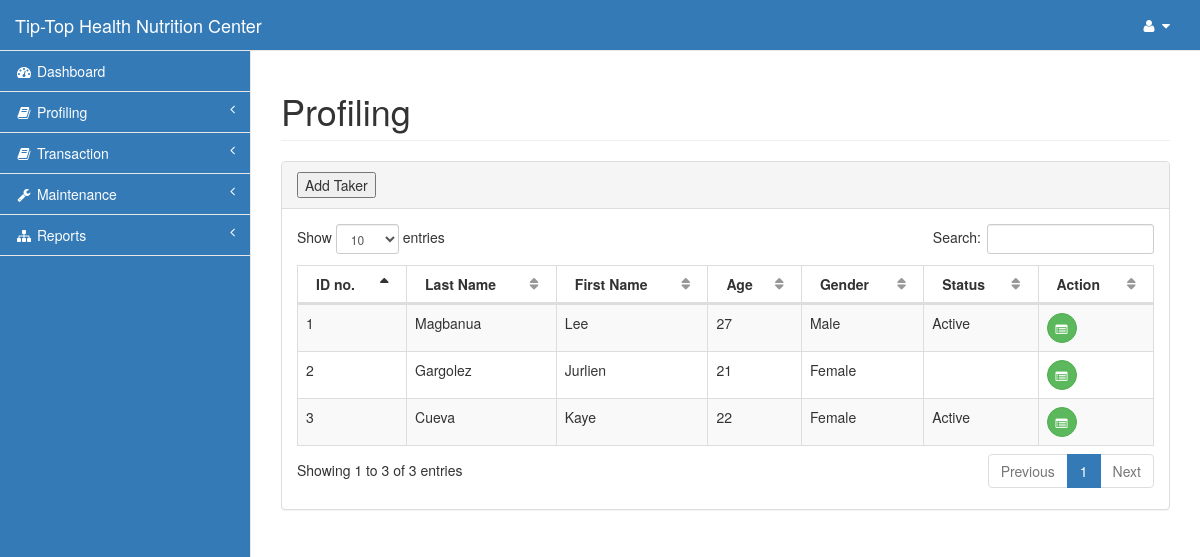
Screenshot of /pages/profiling.php (signed in) with the database file from the repository.
### tables this page shows
CREATE TABLE `taker` (
  `id` int(11) NOT NULL,
  `last` varchar(15) NOT NULL,
  `first` varchar(15) NOT NULL,
  `phone` varchar(11) NOT NULL,
  `gender` varchar(6) NOT NULL,
  `bday` date NOT NULL,
  `referrer_name` varchar(30) NOT NULL,
  `referrer_contact` varchar(30) NOT NULL,
  `address` varchar(100) NOT NULL,
  `email` varchar(30) NOT NULL,
  `status` varchar(8) NOT NULL,
  `points` decimal(7,2) NOT NULL,
  `discount` decimal(10,2) NOT NULL,
  `height` decimal(5,2) NOT NULL,
  `orig_weight` decimal(5,2) NOT NULL
);

### pages/profiling.php (the view, shortened to what this page needs)
<?php include('session.php');?>
<!DOCTYPE html>
<html lang="en">
<head>
    <?php include('css.php');?>
</head>
<body>
    <div id="wrapper">
        <?php include('nav.php');?>
        <div id="page-wrapper">
            <div class="row">
                <div class="col-lg-12">
                    <h1 class="page-header">Profiling</h1>
                </div>
            </div>
            <div class="row">
                <div class="col-lg-12">
                    <div class="panel panel-default">
                        <div class="panel-heading">
                            <button>Add Taker</button>
                        </div>
                        <div class="panel-body">
                            <table width="100%" class="table table-striped table-bordered table-hover" id="dataTables-example">
                                <thead>
                                    <tr>
                                        <th>ID no.</th>
                                        <th>Last Name</th>
                                        <th>First Name</th>
                                        <th>Age</th>
                                        <th>Gender</th>
                                        <th>Status</th>
                                        <th>Action</th>
                                    </tr>
                                </thead>
                                <tbody>
<?php
        $query=mysqli_query($con,"select * from taker order by last,first")or die(mysqli_error($con));
          while ($row=mysqli_fetch_array($query)){
            $id=$row['id'];
            $age = date_create($row['bday'])->diff(date_create('today'))->y;
?>
                                    <tr class="odd gradeX">
                                        <td class="center"><?php echo $id;?></td>
                                        <td><?php echo $row['last'];?></td>
                                        <td><?php echo $row['first'];?></td>
                                        <td><?php echo $age;?></td>
                                        <td><?php echo $row['gender'];?></td>
                                        <td><?php echo $row['status'];?></td>
                                        <td>
                                            <a href="" class="btn btn-success btn-circle"><i class="fa fa-list-alt
"></i></a>
                                        </td>
                                    </tr>
<?php }?>
                                </tbody>
                            </table>
                    </div>
                </div>
            </div>
        </div>
    </div>
</body>
</html>

### pages/css.php (style rules this page uses)
.navbar-default, body { background-color: #337ab7!important; }

### rows the page displays
taker: id "3", last "Cueva", first "Kaye", bday "22", gender "Female", status "Active"
taker: id "2", last "Gargolez", first "Jurlien", bday "21", gender "Female"
taker: id "1", last "Magbanua", first "Lee", bday "27", gender "Male", status "Active"
